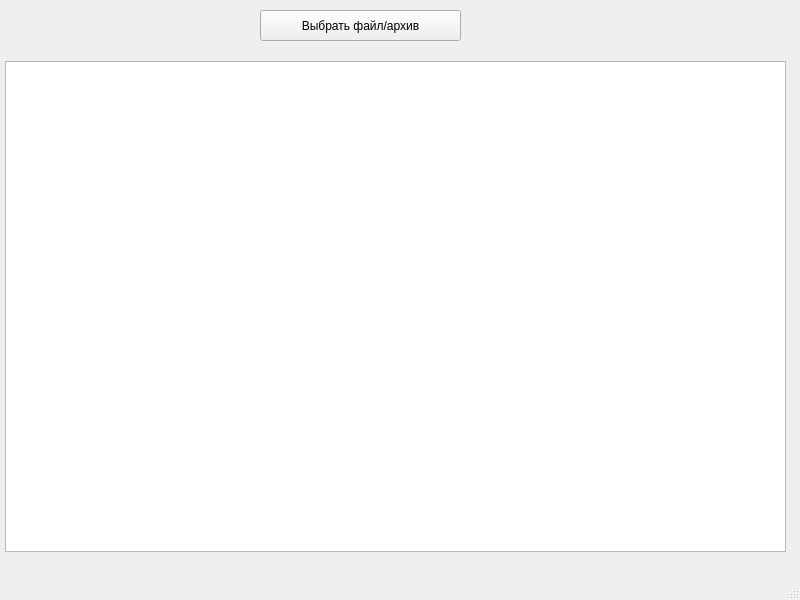
<?xml version="1.0" encoding="UTF-8"?>
<ui version="4.0">
 <class>MainWindow</class>
 <widget class="QMainWindow" name="MainWindow">
  <property name="geometry">
   <rect>
    <x>0</x>
    <y>0</y>
    <width>800</width>
    <height>600</height>
   </rect>
  </property>
  <property name="windowTitle">
   <string>MainWindow</string>
  </property>
  <widget class="QWidget" name="centralwidget">
   <widget class="QPushButton" name="pushButton">
    <property name="geometry">
     <rect>
      <x>260</x>
      <y>10</y>
      <width>201</width>
      <height>31</height>
     </rect>
    </property>
    <property name="text">
     <string>Выбрать файл/архив</string>
    </property>
   </widget>
   <widget class="QTableWidget" name="tableWidget">
    <property name="geometry">
     <rect>
      <x>5</x>
      <y>61</y>
      <width>781</width>
      <height>491</height>
     </rect>
    </property>
   </widget>
  </widget>
  <widget class="QMenuBar" name="menubar">
   <property name="geometry">
    <rect>
     <x>0</x>
     <y>0</y>
     <width>800</width>
     <height>21</height>
    </rect>
   </property>
  </widget>
  <widget class="QStatusBar" name="statusbar"/>
 </widget>
 <resources/>
 <connections/>
</ui>
